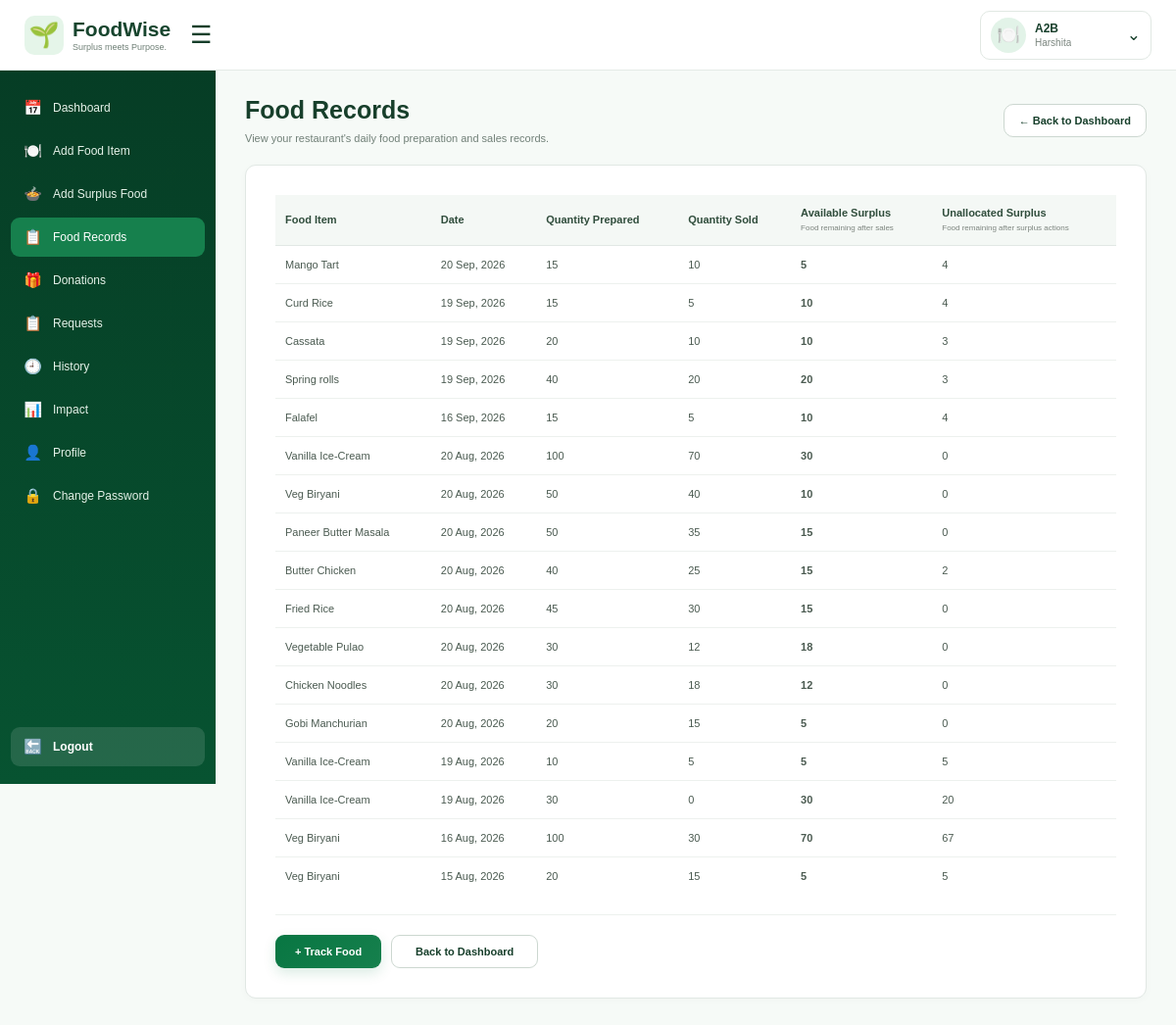
The app's page /food-records/ (signed in) with its own data.
### wastage/models.py (models this page shows, shortened)
class Restaurant(models.Model):
    user = models.OneToOneField(
        User, on_delete=models.CASCADE, null=True, blank=True, related_name='restaurant')
    restaurant_name = models.CharField(max_length=150)
    owner_name = models.CharField(max_length=100)
    email = models.EmailField(unique=True)
    phone = models.CharField(max_length=15)
    address = models.TextField()
    city = models.CharField(max_length=100)
    is_active = models.BooleanField(default=True)

class DailyFoodRecord(models.Model):
    restaurant = models.ForeignKey(Restaurant, on_delete=models.CASCADE)
    food_item = models.ForeignKey(FoodItem, on_delete=models.CASCADE)
    date = models.DateField()
    quantity_prepared = models.PositiveIntegerField()
    quantity_sold = models.PositiveIntegerField()

class FoodItem(models.Model):
    restaurant = models.ForeignKey(Restaurant, on_delete=models.CASCADE)
    dish_name = models.CharField(max_length=100)
    category = models.CharField(max_length=50)
    average_cost = models.DecimalField(max_digits=8, decimal_places=2)
    selling_price = models.DecimalField(max_digits=8, decimal_places=2)
    can_be_stored = models.BooleanField(default=False)
    is_active = models.BooleanField(default=True)

### wastage/views.py (the view)
# urls.py: path('food-records/', views.food_records, name='food_records'),
@login_required
def food_records(request):
    restaurant = request.user.restaurant
    records = (
        DailyFoodRecord.objects
        .filter(
            restaurant=restaurant
        )
        .select_related(
            'food_item'
        )
        .annotate(
            remaining=ExpressionWrapper(
                F('quantity_prepared') -
                F('quantity_sold'),
                output_field=IntegerField()
            ),
            surplus_used=Coalesce(
                Sum(
                    'leftoverrecord__quantity_used'
                ),
                Value(0),
                output_field=DecimalField(
                    max_digits=8,
                    decimal_places=2
                )
            )
        )
        .annotate(
            unallocated_surplus=ExpressionWrapper(
                F('remaining') -
                F('surplus_used'),
                output_field=DecimalField(
                    max_digits=8,
                    decimal_places=2
                )
            )
        )
        .order_by(
            '-date'
        )
    )
    return render(
        request,
        'wastage/food_records.html',
        {
            'restaurant': restaurant,
            'records': records,
        }
    )

### wastage/templates/wastage/food_records.html (shortened to what this page needs)
{% load static %}
<!DOCTYPE html>
<html lang="en">
<head>
</head>
<body class="records-page">
<header class="navbar">
    <div class="navbar-left">
        <a
            href="{% url 'dashboard' %}"
            class="navbar-logo"
        >
            <div class="navbar-logo-icon">
                🌱
            </div>
            <div class="navbar-logo-text">
                <strong>
                    FoodWise
                </strong>
                <span>
                    Surplus meets Purpose.
                </span>
            </div>
        </a>
        <button
            class="hamburger"
            id="sidebarToggle"
            type="button"
            aria-label="Toggle sidebar"
            aria-expanded="true"
        >
            ☰
        </button>
    </div>
    <div class="navbar-right">
        <div class="restaurant-profile">
            <button
                type="button"
                class="restaurant-user"
                id="restaurantProfileButton"
                aria-expanded="false"
            >
                <div class="restaurant-icon">
                    🍽️
                </div>
                <div class="restaurant-user-info">
                    <strong>
                        {{ restaurant.restaurant_name }}
                    </strong>
                    <span>
                        {{ restaurant.owner_name }}
                    </span>
                </div>
                <div class="arrow">
                    ⌄
                </div>
            </button>
        </div>
    </div>
</header>
<aside class="sidebar" id="sidebar">
    <nav class="nav-menu">
        <a
            href="{% url 'dashboard' %}"
            class="nav-item"
        >
            <span class="nav-icon">📅</span>
            <span>Dashboard</span>
        </a>
        <a
            href="{% url 'add_food_item' %}"
            class="nav-item"
        >
            <span class="nav-icon">🍽️</span>
            <span>Add Food Item</span>
        </a>
        <a
            href="{% url 'add_surplus' %}"
            class="nav-item"
        >
            <span class="nav-icon">🍲</span>
            <span>Add Surplus Food</span>
        </a>
        <a
            href="{% url 'food_records' %}"
            class="nav-item active"
        >
            <span class="nav-icon">📋</span>
            <span>Food Records</span>
        </a>
        <a
            href="{% url 'donations' %}"
            class="nav-item"
        >
            <span class="nav-icon">🎁</span>
            <span>Donations</span>
        </a>
        <a
            href="{% url 'restaurant_food_requests' %}"
            class="nav-item"
        >
            <span class="nav-icon">📋</span>
            <span>Requests</span>
        </a>
        <a
            href="{% url 'history' %}"
            class="nav-item"
        >
            <span class="nav-icon">🕘</span>
            <span>History</span>
        </a>
        <a
            href="{% url 'impact' %}"
            class="nav-item"
        >
            <span class="nav-icon">📊</span>
            <span>Impact</span>
        </a>
        <a
            href="{% url 'profile' %}"
            class="nav-item"
        >
            <span class="nav-icon">👤</span>
            <span>Profile</span>
        </a>
        <a
            href="{% url 'restaurant_change_password' %}"
            class="nav-item"
        >
            <span class="nav-icon">🔒</span>
            <span>Change Password</span>
        </a>
    </nav>
    <div class="logout">
        <a href="{% url 'logout' %}">
            <span class="logout-icon">
                🔙
            </span>
            <span>
                Logout
            </span>
        </a>
    </div>
</aside>
<main class="main">
    <section class="content">
        <div class="page-header">
            <div class="page-title">
                <h1>
                    Food Records
                </h1>
                <p>
                    View your restaurant's daily food preparation and sales records.
                </p>
            </div>
            <a
                href="{% url 'dashboard' %}"
                class="back-button"
            >
                ← Back to Dashboard
            </a>
        </div>
        <div class="records-card">
            {% if records %}
            <table class="records-table">
                <thead>
                    <tr>
                        <th>
                            Food Item
                        </th>
                        <th>
                            Date
                        </th>
                        <th>
                            Quantity Prepared
                        </th>
                        <th>
                            Quantity Sold
                        </th>
                        <th>
                            Available Surplus
                            <small>
                                Food remaining after sales
                            </small>
                        </th>
                        <th>
                            Unallocated Surplus
                            <small>
                                Food remaining after surplus actions
                            </small>
                        </th>
                    </tr>
                </thead>
                <tbody>
                    {% for record in records %}
                    <tr>
                        <td>
                            {{ record.food_item.dish_name }}
                        </td>
                        <td>
                            {{ record.date|date:"d M, Y" }}
                        </td>
                        <td>
                            {{ record.quantity_prepared }}
                        </td>
                        <td>
                            {{ record.quantity_sold }}
                        </td>
                        <td class="remaining-value">
                            {{ record.remaining }}
                        </td>
                        <td>
                            {{ record.unallocated_surplus }}
                        </td>
                    </tr>
                    {% endfor %}
                </tbody>
            </table>
            {% endif %}
            <div class="records-actions">
                <a
                    href="{% url 'track_food' %}"
                    class="track-more-btn"
                >
                    + Track Food
                </a>
                <a
                    href="{% url 'dashboard' %}"
                    class="dashboard-back-btn"
                >
                    Back to Dashboard
                </a>
            </div>
        </div>
    </section>
</main>
</body>
</html>

### records on screen
Restaurant: restaurant_name "A2B", owner_name "Harshita"
DailyFoodRecord: food_item.dish_name "Mango Tart", date "20 Sep, 2026", quantity_prepared "15", quantity_sold "10", remaining "5", unallocated_surplus "4"
DailyFoodRecord: food_item.dish_name "Curd Rice", date "19 Sep, 2026", quantity_prepared "15", quantity_sold "5", remaining "10", unallocated_surplus "4"
DailyFoodRecord: food_item.dish_name "Cassata", date "19 Sep, 2026", quantity_prepared "20", quantity_sold "10", remaining "10", unallocated_surplus "3"
DailyFoodRecord: food_item.dish_name "Spring rolls", date "19 Sep, 2026", quantity_prepared "40", quantity_sold "20", remaining "20", unallocated_surplus "3"
DailyFoodRecord: food_item.dish_name "Falafel", date "16 Sep, 2026", quantity_prepared "15", quantity_sold "5", remaining "10", unallocated_surplus "4"
DailyFoodRecord: food_item.dish_name "Vanilla Ice-Cream", date "20 Aug, 2026", quantity_prepared "100", quantity_sold "70", remaining "30", unallocated_surplus "0"
DailyFoodRecord: food_item.dish_name "Veg Biryani", date "20 Aug, 2026", quantity_prepared "50", quantity_sold "40", remaining "10", unallocated_surplus "0"
DailyFoodRecord: food_item.dish_name "Paneer Butter Masala", date "20 Aug, 2026", quantity_prepared "50", quantity_sold "35", remaining "15", unallocated_surplus "0"
DailyFoodRecord: food_item.dish_name "Butter Chicken", date "20 Aug, 2026", quantity_prepared "40", quantity_sold "25", remaining "15", unallocated_surplus "2"
DailyFoodRecord: food_item.dish_name "Fried Rice", date "20 Aug, 2026", quantity_prepared "45", quantity_sold "30", remaining "15", unallocated_surplus "0"
DailyFoodRecord: food_item.dish_name "Vegetable Pulao", date "20 Aug, 2026", quantity_prepared "30", quantity_sold "12", remaining "18", unallocated_surplus "0"
DailyFoodRecord: food_item.dish_name "Chicken Noodles", date "20 Aug, 2026", quantity_prepared "30", quantity_sold "18", remaining "12", unallocated_surplus "0"
DailyFoodRecord: food_item.dish_name "Gobi Manchurian", date "20 Aug, 2026", quantity_prepared "20", quantity_sold "15", remaining "5", unallocated_surplus "0"
DailyFoodRecord: food_item.dish_name "Vanilla Ice-Cream", date "19 Aug, 2026", quantity_prepared "10", quantity_sold "5", remaining "5", unallocated_surplus "5"
DailyFoodRecord: food_item.dish_name "Vanilla Ice-Cream", date "19 Aug, 2026", quantity_prepared "30", quantity_sold "0", remaining "30", unallocated_surplus "20"
DailyFoodRecord: food_item.dish_name "Veg Biryani", date "16 Aug, 2026", quantity_prepared "100", quantity_sold "30", remaining "70", unallocated_surplus "67"
DailyFoodRecord: food_item.dish_name "Veg Biryani", date "15 Aug, 2026", quantity_prepared "20", quantity_sold "15", remaining "5", unallocated_surplus "5"
